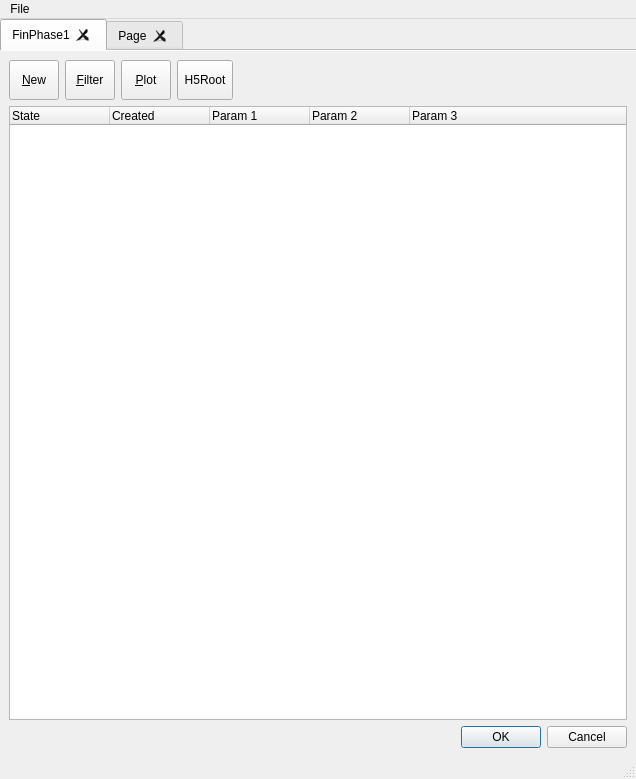
<?xml version="1.0" encoding="UTF-8"?>
<ui version="4.0">
 <class>MainWindow</class>
 <widget class="QMainWindow" name="MainWindow">
  <property name="geometry">
   <rect>
    <x>0</x>
    <y>0</y>
    <width>636</width>
    <height>779</height>
   </rect>
  </property>
  <property name="windowTitle">
   <string>ProSwissFEL</string>
  </property>
  <property name="unifiedTitleAndToolBarOnMac">
   <bool>true</bool>
  </property>
  <widget class="QWidget" name="centralwidget">
   <layout class="QVBoxLayout" name="verticalLayout_2">
    <property name="spacing">
     <number>0</number>
    </property>
    <property name="margin">
     <number>0</number>
    </property>
    <item>
     <widget class="QTabWidget" name="Tabbar">
      <property name="autoFillBackground">
       <bool>false</bool>
      </property>
      <property name="tabPosition">
       <enum>QTabWidget::North</enum>
      </property>
      <property name="tabShape">
       <enum>QTabWidget::Rounded</enum>
      </property>
      <property name="currentIndex">
       <number>0</number>
      </property>
      <property name="iconSize">
       <size>
        <width>16</width>
        <height>16</height>
       </size>
      </property>
      <property name="elideMode">
       <enum>Qt::ElideNone</enum>
      </property>
      <property name="usesScrollButtons">
       <bool>true</bool>
      </property>
      <property name="documentMode">
       <bool>true</bool>
      </property>
      <property name="tabsClosable">
       <bool>true</bool>
      </property>
      <property name="movable">
       <bool>true</bool>
      </property>
      <widget class="QWidget" name="FinPhase1">
       <attribute name="title">
        <string>FinPhase1</string>
       </attribute>
       <layout class="QVBoxLayout" name="verticalLayout">
        <property name="sizeConstraint">
         <enum>QLayout::SetDefaultConstraint</enum>
        </property>
        <item>
         <layout class="QHBoxLayout" name="horizontalLayout">
          <item>
           <widget class="QToolButton" name="toolButton">
            <property name="minimumSize">
             <size>
              <width>50</width>
              <height>40</height>
             </size>
            </property>
            <property name="autoFillBackground">
             <bool>false</bool>
            </property>
            <property name="text">
             <string>&amp;New</string>
            </property>
            <property name="autoRaise">
             <bool>false</bool>
            </property>
           </widget>
          </item>
          <item>
           <widget class="QToolButton" name="toolButton_2">
            <property name="minimumSize">
             <size>
              <width>50</width>
              <height>40</height>
             </size>
            </property>
            <property name="text">
             <string>&amp;Filter</string>
            </property>
           </widget>
          </item>
          <item>
           <widget class="QToolButton" name="toolButton_3">
            <property name="minimumSize">
             <size>
              <width>50</width>
              <height>40</height>
             </size>
            </property>
            <property name="text">
             <string>&amp;Plot</string>
            </property>
           </widget>
          </item>
          <item>
           <widget class="QToolButton" name="toolButton_4">
            <property name="minimumSize">
             <size>
              <width>50</width>
              <height>40</height>
             </size>
            </property>
            <property name="text">
             <string>H5Root</string>
            </property>
           </widget>
          </item>
          <item>
           <spacer name="horizontalSpacer">
            <property name="orientation">
             <enum>Qt::Horizontal</enum>
            </property>
            <property name="sizeHint" stdset="0">
             <size>
              <width>40</width>
              <height>20</height>
             </size>
            </property>
           </spacer>
          </item>
         </layout>
        </item>
        <item>
         <widget class="QTreeWidget" name="treeWidget">
          <column>
           <property name="text">
            <string>State</string>
           </property>
          </column>
          <column>
           <property name="text">
            <string>Created</string>
           </property>
          </column>
          <column>
           <property name="text">
            <string>Param 1</string>
           </property>
          </column>
          <column>
           <property name="text">
            <string>Param 2</string>
           </property>
          </column>
          <column>
           <property name="text">
            <string>Param 3</string>
           </property>
          </column>
         </widget>
        </item>
        <item>
         <widget class="QDialogButtonBox" name="buttonBox">
          <property name="standardButtons">
           <set>QDialogButtonBox::Cancel|QDialogButtonBox::Ok</set>
          </property>
         </widget>
        </item>
       </layout>
      </widget>
      <widget class="QWidget" name="tab">
       <attribute name="title">
        <string>Page</string>
       </attribute>
      </widget>
     </widget>
    </item>
   </layout>
  </widget>
  <widget class="QMenuBar" name="menubar">
   <property name="geometry">
    <rect>
     <x>0</x>
     <y>0</y>
     <width>636</width>
     <height>25</height>
    </rect>
   </property>
   <widget class="QMenu" name="menuFile">
    <property name="title">
     <string>File</string>
    </property>
    <addaction name="separator"/>
    <addaction name="actionExit"/>
   </widget>
   <addaction name="menuFile"/>
  </widget>
  <widget class="QStatusBar" name="statusbar"/>
  <action name="actionExit">
   <property name="text">
    <string>Quit</string>
   </property>
   <property name="shortcut">
    <string>Ctrl+Q</string>
   </property>
   <property name="shortcutContext">
    <enum>Qt::ApplicationShortcut</enum>
   </property>
  </action>
 </widget>
 <resources/>
 <connections>
  <connection>
   <sender>actionExit</sender>
   <signal>activated()</signal>
   <receiver>MainWindow</receiver>
   <slot>close()</slot>
   <hints>
    <hint type="sourcelabel">
     <x>-1</x>
     <y>-1</y>
    </hint>
    <hint type="destinationlabel">
     <x>317</x>
     <y>389</y>
    </hint>
   </hints>
  </connection>
  <connection>
   <sender>Tabbar</sender>
   <signal>tabCloseRequested(int)</signal>
   <receiver>Tabbar</receiver>
   <slot>deleteLater()</slot>
   <hints>
    <hint type="sourcelabel">
     <x>317</x>
     <y>391</y>
    </hint>
    <hint type="destinationlabel">
     <x>317</x>
     <y>391</y>
    </hint>
   </hints>
  </connection>
 </connections>
</ui>
